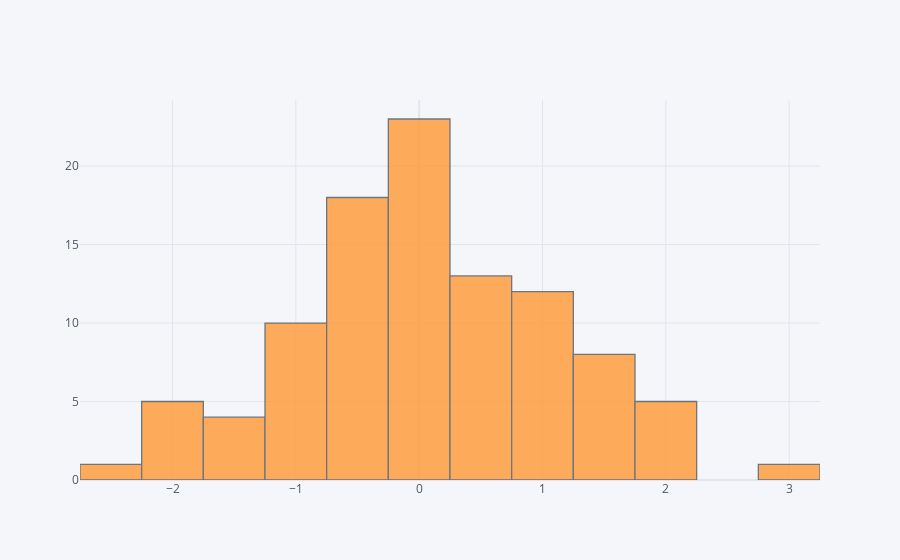

The notebook cell saved with this chart:
### Code cell
#histogram
df['A'].iplot(kind='hist')

### Figure 1 — Plotly figure (JSON) as saved in the notebook; plotly's stock layout.template omitted (floating-point values rounded to 4 significant figures)
{"data": [{"histfunc": "count", "histnorm": "", "marker": {"color": "rgba(255, 153, 51, 1.0)", "line": {"color": "#4D5663", "width": 1.3}}, "name": "A", "opacity": 0.8, "orientation": "v", "type": "histogram", "x": [-0.6156, -1.262, -0.3114, 0.2453, -0.3047, -0.1939, -0.3391, 1.55, -0.9836, -0.2356, 0.8068, -0.8477, 0.9278, 1.323, -0.2036, -0.2821, -2.097, 1.333, -0.873, -0.2178, -0.7372, -0.5745, 0.9077, 0.761, -0.6461, -0.5901, 1.726, 1.016, 1.821, 0.6325, -1.095, 1.952, 0.2397, 0.966, 0.1585, 0.1087, 0.147, -0.602, -2.199, 0.4167, 2.054, -1.106, -1.457, 0.2151, -0.4401, 0.9158, 1.483, 0.2017, 0.01718, -0.004032, -0.562, 0.3665, 1.885, -0.06038, -1.827, -0.5075, -0.3871, -2.115, -0.4372, 1.264, 0.3497, 1.568, -1.387, 0.4436, -0.2878, 1.762, -0.03866, 1.128, -2.495, 1.247, -0.1966, -0.03728, 0.5523, -1.057, -0.7545, -1.081, 0.2541, 0.5077, -0.5939, -0.06991, 0.4818, -0.3566, -1.126, 0.6142, 0.3102, -0.1355, -1.414, 1.591, 1.008, 1.002, 2.755, -1.865, 0.5462, 0.211, -0.2187, -1.085, 0.1373, 1.006, -0.2121, 0.3007]}], "layout": {"barmode": "overlay", "legend": {"bgcolor": "#F5F6F9", "font": {"color": "#4D5663"}}, "paper_bgcolor": "#F5F6F9", "plot_bgcolor": "#F5F6F9", "title": {"font": {"color": "#4D5663"}}, "xaxis": {"gridcolor": "#E1E5ED", "showgrid": true, "tickfont": {"color": "#4D5663"}, "title": {"font": {"color": "#4D5663"}, "text": ""}, "zerolinecolor": "#E1E5ED"}, "yaxis": {"gridcolor": "#E1E5ED", "showgrid": true, "tickfont": {"color": "#4D5663"}, "title": {"font": {"color": "#4D5663"}, "text": ""}, "zerolinecolor": "#E1E5ED"}}}
